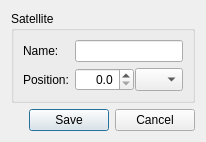
<?xml version="1.0" encoding="UTF-8"?>
<ui version="4.0">
 <class>satellite_dialog</class>
 <widget class="QDialog" name="satellite_dialog">
  <property name="geometry">
   <rect>
    <x>0</x>
    <y>0</y>
    <width>320</width>
    <height>155</height>
   </rect>
  </property>
  <property name="minimumSize">
   <size>
    <width>320</width>
    <height>0</height>
   </size>
  </property>
  <property name="windowTitle">
   <string>E2Toolkit [Satellite]</string>
  </property>
  <property name="toolTip">
   <string notr="true"/>
  </property>
  <property name="modal">
   <bool>true</bool>
  </property>
  <layout class="QGridLayout" name="dialog_grid_layout">
   <property name="sizeConstraint">
    <enum>QLayout::SetFixedSize</enum>
   </property>
   <item row="0" column="0">
    <layout class="QGridLayout" name="main_grid_layout">
     <item row="0" column="0">
      <widget class="QGroupBox" name="edit_box">
       <property name="sizePolicy">
        <sizepolicy hsizetype="Preferred" vsizetype="Preferred">
         <horstretch>0</horstretch>
         <verstretch>0</verstretch>
        </sizepolicy>
       </property>
       <property name="title">
        <string>Satellite</string>
       </property>
       <layout class="QFormLayout" name="edit_group_box">
        <property name="leftMargin">
         <number>9</number>
        </property>
        <property name="topMargin">
         <number>9</number>
        </property>
        <property name="rightMargin">
         <number>9</number>
        </property>
        <property name="bottomMargin">
         <number>9</number>
        </property>
        <item row="0" column="0">
         <widget class="QLabel" name="name_label">
          <property name="text">
           <string>Name:</string>
          </property>
         </widget>
        </item>
        <item row="0" column="1">
         <widget class="QLineEdit" name="name_edit"/>
        </item>
        <item row="1" column="0">
         <widget class="QLabel" name="position_label">
          <property name="text">
           <string>Position:</string>
          </property>
         </widget>
        </item>
        <item row="1" column="1">
         <layout class="QHBoxLayout" name="horizontalLayout">
          <property name="spacing">
           <number>1</number>
          </property>
          <item>
           <widget class="QDoubleSpinBox" name="position_box">
            <property name="layoutDirection">
             <enum>Qt::LeftToRight</enum>
            </property>
            <property name="alignment">
             <set>Qt::AlignRight|Qt::AlignTrailing|Qt::AlignVCenter</set>
            </property>
            <property name="correctionMode">
             <enum>QAbstractSpinBox::CorrectToPreviousValue</enum>
            </property>
            <property name="prefix">
             <string notr="true"/>
            </property>
            <property name="suffix">
             <string notr="true"/>
            </property>
            <property name="decimals">
             <number>1</number>
            </property>
            <property name="maximum">
             <double>180.000000000000000</double>
            </property>
            <property name="singleStep">
             <double>0.100000000000000</double>
            </property>
           </widget>
          </item>
          <item>
           <widget class="QComboBox" name="side_box">
            <property name="sizePolicy">
             <sizepolicy hsizetype="Preferred" vsizetype="Preferred">
              <horstretch>0</horstretch>
              <verstretch>0</verstretch>
             </sizepolicy>
            </property>
            <property name="minimumSize">
             <size>
              <width>0</width>
              <height>0</height>
             </size>
            </property>
            <property name="maximumSize">
             <size>
              <width>48</width>
              <height>16777215</height>
             </size>
            </property>
           </widget>
          </item>
         </layout>
        </item>
       </layout>
      </widget>
     </item>
     <item row="1" column="0">
      <widget class="QDialogButtonBox" name="button_box">
       <property name="orientation">
        <enum>Qt::Horizontal</enum>
       </property>
       <property name="standardButtons">
        <set>QDialogButtonBox::Cancel|QDialogButtonBox::Save</set>
       </property>
      </widget>
     </item>
    </layout>
   </item>
  </layout>
 </widget>
 <resources/>
 <connections>
  <connection>
   <sender>button_box</sender>
   <signal>accepted()</signal>
   <receiver>satellite_dialog</receiver>
   <slot>accept()</slot>
   <hints>
    <hint type="sourcelabel">
     <x>248</x>
     <y>254</y>
    </hint>
    <hint type="destinationlabel">
     <x>157</x>
     <y>274</y>
    </hint>
   </hints>
  </connection>
  <connection>
   <sender>button_box</sender>
   <signal>rejected()</signal>
   <receiver>satellite_dialog</receiver>
   <slot>reject()</slot>
   <hints>
    <hint type="sourcelabel">
     <x>316</x>
     <y>260</y>
    </hint>
    <hint type="destinationlabel">
     <x>286</x>
     <y>274</y>
    </hint>
   </hints>
  </connection>
 </connections>
</ui>
